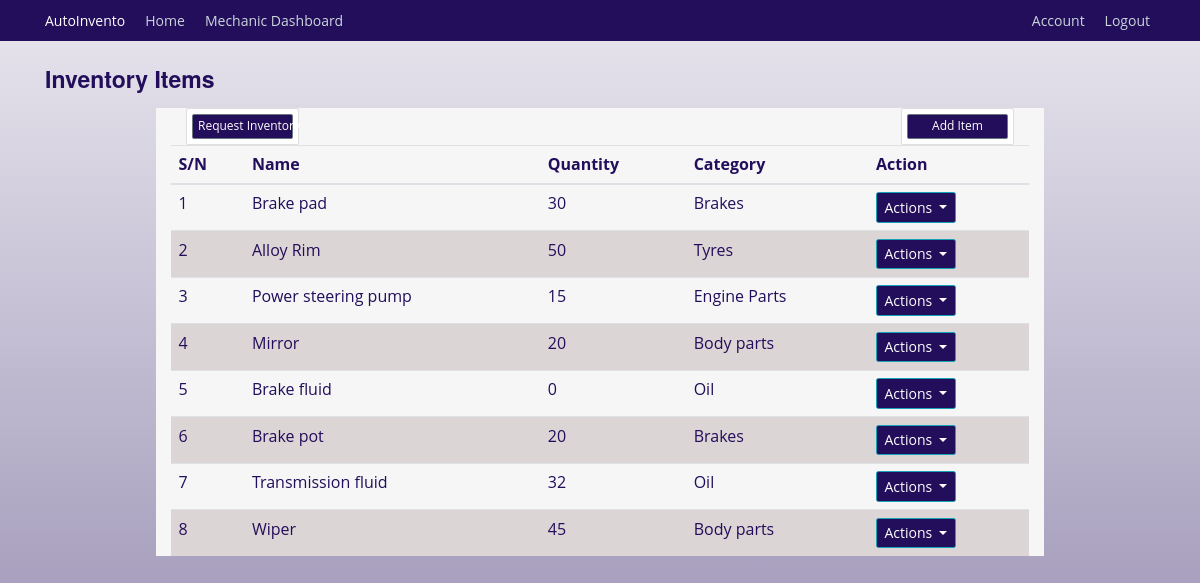
The page /inventory/view (signed in) on the database as committed earlier.
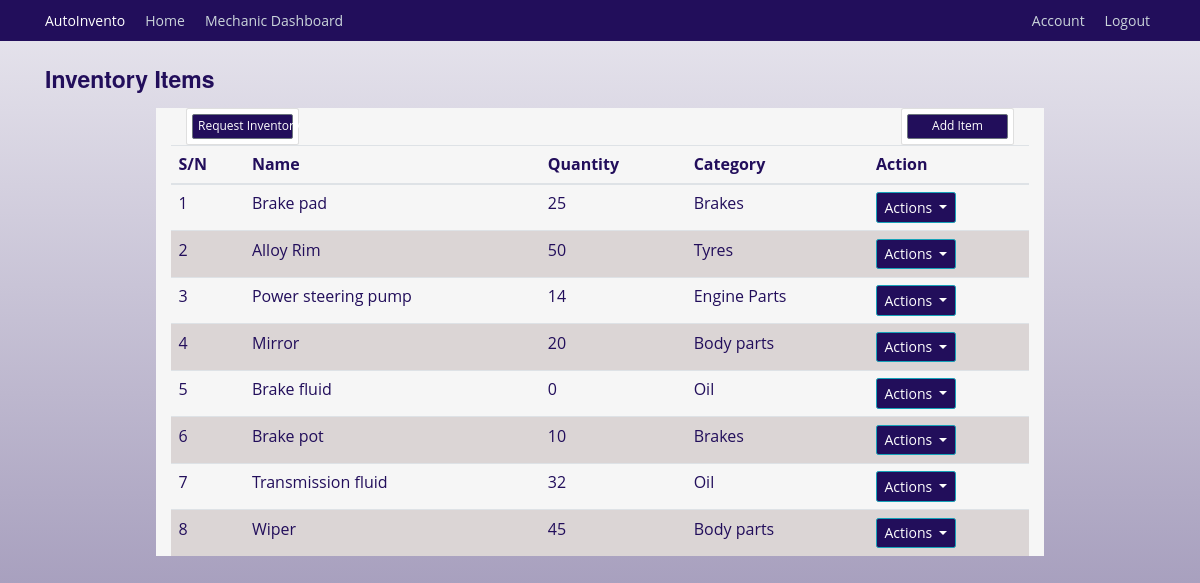
The same page on the database as committed later.
### autoinvento/models.py (models this page shows, shortened)
class InventoryItem(db.Model):
    id = db.Column(db.Integer, primary_key=True)
    name = db.Column(db.String(128), unique=True, nullable=False, index=True)
    quantity = db.Column(db.Integer, nullable=False)
    category = db.Column(db.String(50), nullable=False)
    low_stock_threshold = db.Column(db.Integer, default=10)
    date_added = db.Column(db.DateTime, default=datetime.utcnow)
    supplier_id = db.Column(db.Integer, db.ForeignKey('supplier.id'))
    supplier = db.relationship('Supplier', back_populates='items')
    usage_logs = db.relationship('UsageLog', back_populates='items', cascade='all, delete-orphan')
    notifications = db.relationship('Notification', back_populates='items', cascade='all, delete-orphan')
    requests = db.relationship('InventoryRequest', back_populates='requested_item')

### autoinvento/inventory/routes.py (the view)
@inventory.route('/inventory/view', methods=['GET', 'POST'])
@login_required
def view_inventories():
    inventories = InventoryItem.query.all()
    return render_template('view_inventories.html', title='Inventories', inventories=inventories)

### autoinvento/models.py (called while the page is built)
@login_manager.user_loader
def load_user(mechanic_id):
    return Mechanics.query.get(int(mechanic_id))

### autoinvento/templates/view_inventories.html (shortened to what this page needs)
{% extends "base.html" %} {% block content %}
<div class="inventory">
  <h3 class="mt-4">Inventory Items</h3>
  <div class="container mt-2 background mt-4">
    <div class="col-md-2 float-left">
      <div class="card p-2">
        <a
          class="btn btn-sm btn-secondary"
          href="{{ url_for('users.submit_request') }}"
          >Request Inventory</a
        >
      </div>
    </div>
    <div class="col-md-2 float-right">
      <div class="card p-2">
        <a
          class="btn btn-sm btn-secondary"
          href="{{ url_for('inventory.add_inventory') }}"
          >Add Item</a
        >
      </div>
    </div>
    <table class="table">
      <thead>
        <tr>
          <th>S/N</th>
          <th>Name</th>
          <th>Quantity</th>
          <th>Category</th>
          <th>Action</th>
        </tr>
      </thead>
      <tbody>
        {% for inventory in inventories %}
        <tr>
          <td>{{ inventory.id }}</td>
          <td>{{ inventory.name }}</td>
          <td>{{ inventory.quantity }}</td>
          <td>{{ inventory.category }}</td>
          <td>
            <div class="dropdown">
              <button
                class="btn btn-info dropdown-toggle"
                type="button"
                data-bs-toggle="dropdown"
                aria-expanded="false"
              >
                Actions
              </button>
            </div>
          </td>
        </tr>
        {% endfor %}
      </tbody>
    </table>
  </div>
  {% endblock content %}

Rows that differ between the two databases and show on the page:
changed InventoryItem "Brake pad": quantity "30" → "25"
changed InventoryItem "Power steering pump": quantity "15" → "14"
changed InventoryItem "Brake pot": quantity "20" → "10"
